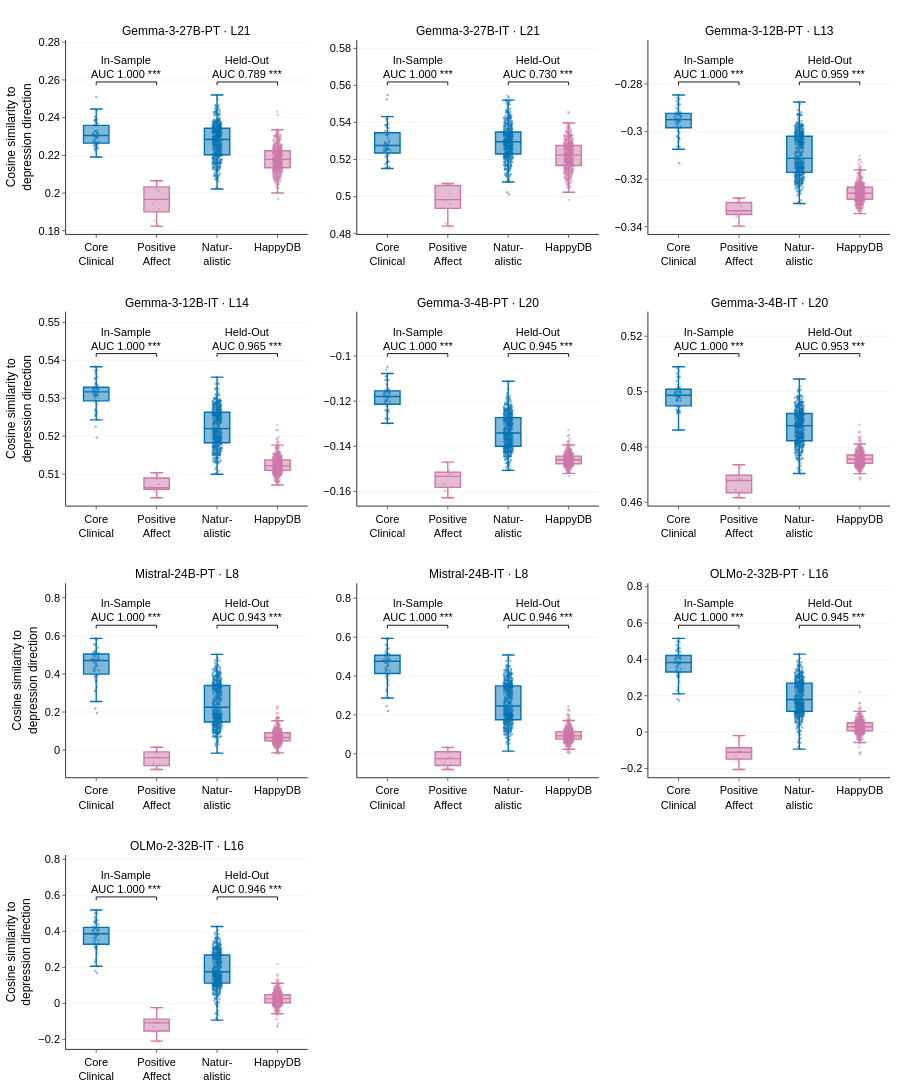

The notebook cell this image was saved under:
### Code cell
# Paper Figure 6 (86's Fig. 5): Depression Score by corpus, one panel per model at its operating layer,
# AUC_COLS panels per row. y is per panel: the score scale differs between model families.
AUC_COLS = 3
AUC_PANEL_PX, AUC_GAP_PX = 200, 80  # the gap fits two-line tick labels and the next row's titles
SCORE_TICK = {'core_clinical': 'Core<br>Clinical', 'positive_affect': 'Positive<br>Affect',
              'naturalistic': 'Natur-<br>alistic', 'control_happy': 'HappyDB'}
SMALL = {**TICK, 'size': TICK['size'] - 1}

auc_rows = math.ceil(len(models) / AUC_COLS)
auc_plot_px = AUC_PANEL_PX * auc_rows + AUC_GAP_PX * (auc_rows - 1)
fig_auc = make_subplots(rows=auc_rows, cols=AUC_COLS, horizontal_spacing=0.06, vertical_spacing=AUC_GAP_PX / auc_plot_px,
                        subplot_titles=[f"{display_name(mdl)} · L{int(operating.loc[mdl, 'layer'])}" for mdl in models])

for k, mdl in enumerate(models):
    row, col = k // AUC_COLS + 1, k % AUC_COLS + 1
    xref, yref = f"x{k + 1 if k else ''}", f"y{k + 1 if k else ''}"
    by = {d: g for d, g in downstream[mdl]['scores'].groupby('dataset')}
    for d in SCORE_ORDER:
        label, color, text_dir = SCORE_CORPUS[d]
        g = by[d]
        fig_auc.add_trace(go.Box(
            x=[SCORE_TICK[d]] * len(g), y=g['depression'], name=label.replace('<br>', ' '), showlegend=False,
            boxpoints='all', jitter=0.35, pointpos=0, line=dict(width=1.4, color=color),
            marker=dict(size=2.5, opacity=0.45, color=color, line=dict(width=0)),
            customdata=[[t, passage(t, text_dir)] for t in g['filename']],
            hovertemplate=f"{label.replace('<br>', ' ')} (n={len(g)})<br>"
                          '%{customdata[0]}<br>cosine %{y:.4f}<br>%{customdata[1]}<extra></extra>'),
            row=row, col=col)

    values = downstream[mdl]['scores']['depression']
    lo, hi = values.min(), values.max()
    span = hi - lo
    for (a, b), lift, kind, split in BRACKETS:
        res = mannwhitneyu(by[a]['depression'], by[b]['depression'], alternative='greater')
        u = res.statistic / (len(by[a]) * len(by[b]))
        y, i, j = hi + span * lift, SCORE_ORDER.index(a), SCORE_ORDER.index(b)
        fig_auc.add_shape(type='path', xref=xref, yref=yref, line=dict(color='black', width=0.9),
                          path=f"M {i},{y - span * 0.025} L {i},{y} L {j},{y} L {j},{y - span * 0.025}")
        fig_auc.add_annotation(xref=xref, yref=yref, x=(i + j) / 2, y=y, yanchor='bottom', showarrow=False,
                               font=SMALL, align='center', text=f"{split}<br>AUC {u:.3f} {stars(res.pvalue)}")
    fig_auc.update_yaxes(range=[lo - span * 0.06, hi + span * 0.42], row=row, col=col)

fig_auc.update_xaxes(tickfont=SMALL, tickangle=0, showgrid=False, linecolor='black', linewidth=0.8,
                     ticks='outside', ticklen=3, tickwidth=0.8)
fig_auc.update_yaxes(tickfont=SMALL, showgrid=True, gridcolor='rgba(200,200,200,0.3)', gridwidth=0.6,
                     zeroline=False, linecolor='black', linewidth=0.8, ticks='outside', ticklen=3, tickwidth=0.8)
for r in range(1, auc_rows + 1):
    fig_auc.update_yaxes(title_text='Cosine similarity to<br>depression direction', title_font=TICK,
                         title_standoff=4, row=r, col=1)
fig_auc.update_annotations(selector=dict(xref='paper'), font=TICK)  # subplot titles
fig_auc.update_layout(template='plotly_white', font=FONT, height=auc_plot_px + 60,
                      margin=dict(l=60, r=10, t=40, b=20), boxmode='overlay', boxgap=0.4)

fig_auc.show()
